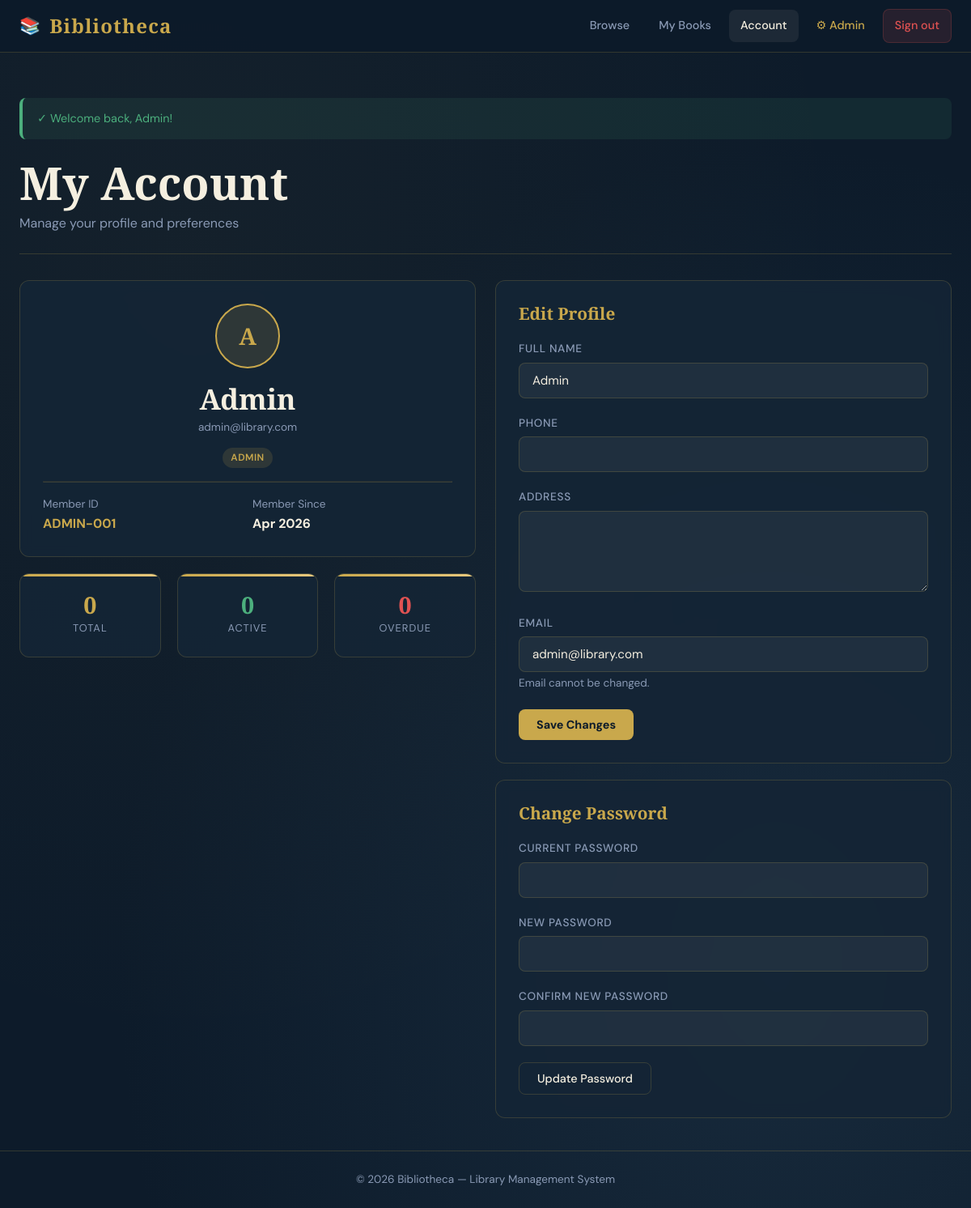
The page /user/account.php (signed in) on the database as committed earlier.
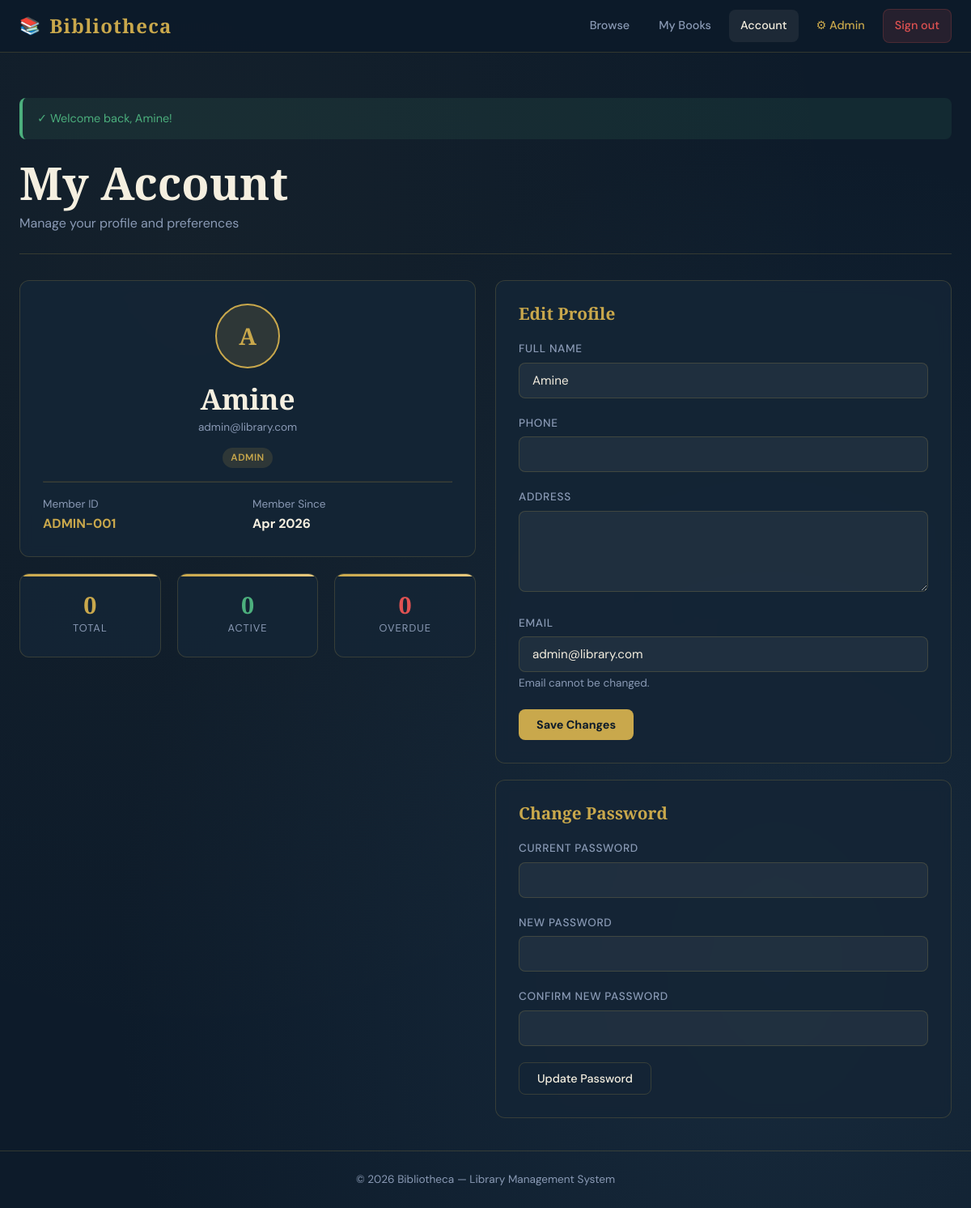
The same page on the database as committed later.
### tables this page shows
CREATE TABLE IF NOT EXISTS users (
    id INT AUTO_INCREMENT PRIMARY KEY,
    full_name VARCHAR(100) NOT NULL,
    email VARCHAR(150) NOT NULL UNIQUE,
    password VARCHAR(255) NOT NULL,
    phone VARCHAR(20),
    address TEXT,
    role ENUM('user', 'admin') DEFAULT 'user',
    status ENUM('active', 'suspended') DEFAULT 'active',
    member_id VARCHAR(20) UNIQUE,
    created_at TIMESTAMP DEFAULT CURRENT_TIMESTAMP,
    updated_at TIMESTAMP DEFAULT CURRENT_TIMESTAMP ON UPDATE CURRENT_TIMESTAMP
);

### config/db.php (called while the page is built, shortened)
<?php
function getFlash(): ?array {
    $flash = $_SESSION['flash'];
    return $flash;
}
function isLoggedIn(): bool {
    return isset($_SESSION['user_id']);
}
function isAdmin(): bool {
    return isset($_SESSION['role']) && $_SESSION['role'] === 'admin';
}

### user/account.php (the view, shortened to what this page needs)
<?php
require_once __DIR__ . '/../config/db.php';
$db   = getDB();
$stmt = $db->prepare("SELECT * FROM users WHERE id = ?");
$stmt->execute([$_SESSION['user_id']]);
$user = $stmt->fetch();
$totalRes   = $db->prepare("SELECT COUNT(*) FROM reservations WHERE user_id=?");
$totalRes->execute([$_SESSION['user_id']]);
$totalRes   = $totalRes->fetchColumn();
$activeRes  = $db->prepare("SELECT COUNT(*) FROM reservations WHERE user_id=? AND status IN ('active','pending')");
$activeRes->execute([$_SESSION['user_id']]);
$activeRes  = $activeRes->fetchColumn();
$overdueRes = $db->prepare("SELECT COUNT(*) FROM reservations WHERE user_id=? AND status='overdue'");
$overdueRes->execute([$_SESSION['user_id']]);
$overdueRes = $overdueRes->fetchColumn();
include __DIR__ . '/../includes/header.php';
?>
<div class="page-header">
    <div>
        <h1>My Account</h1>
        <p class="page-subtitle">Manage your profile and preferences</p>
    </div>
</div>
<div class="grid-2" style="align-items:start;gap:24px;">
    <div>
        <div class="card text-center" style="margin-bottom:20px;">
            <div class="avatar avatar-lg" style="margin:0 auto 16px;">
                <?= strtoupper(mb_substr($user['full_name'], 0, 1)) ?>
            </div>
            <h2 style="margin-bottom:4px;"><?= htmlspecialchars($user['full_name']) ?></h2>
            <p class="fs-sm"><?= htmlspecialchars($user['email']) ?></p>
            <div style="margin-top:12px;">
                <span class="badge badge-<?= $user['role'] === 'admin' ? 'admin' : 'active' ?>">
                    <?= ucfirst($user['role']) ?>
                </span>
            </div>
            <hr style="border-color:var(--border);margin:16px 0;">
            <div style="display:grid;grid-template-columns:1fr 1fr;gap:12px;text-align:left;">
                <div>
                    <div class="text-muted fs-sm">Member ID</div>
                    <div class="fw-bold text-gold"><?= htmlspecialchars($user['member_id']) ?></div>
                </div>
                <div>
                    <div class="text-muted fs-sm">Member Since</div>
                    <div class="fw-bold"><?= date('M Y', strtotime($user['created_at'])) ?></div>
                </div>
            </div>
        </div>
        <div class="stats-grid" style="grid-template-columns:1fr 1fr 1fr;margin-bottom:0;">
            <div class="stat-card card-sm">
                <div class="stat-number" style="font-size:1.8rem;"><?= $totalRes ?></div>
                <div class="stat-label">Total</div>
            </div>
            <div class="stat-card card-sm">
                <div class="stat-number" style="font-size:1.8rem;color:var(--success);"><?= $activeRes ?></div>
                <div class="stat-label">Active</div>
            </div>
            <div class="stat-card card-sm">
                <div class="stat-number" style="font-size:1.8rem;color:var(--danger);"><?= $overdueRes ?></div>
                <div class="stat-label">Overdue</div>
            </div>
        </div>
    </div>
    <div>
        <div class="card" style="margin-bottom:20px;">
            <h3 class="text-gold" style="margin-bottom:20px;">Edit Profile</h3>
            <form method="POST">
                <div class="form-group">
                    <label class="form-label">Full Name</label>
                    <input type="text" name="full_name" class="form-control"
                           value="<?= htmlspecialchars($user['full_name']) ?>" required>
                </div>
                <div class="form-group">
                    <label class="form-label">Phone</label>
                    <input type="tel" name="phone" class="form-control"
                           value="<?= htmlspecialchars($user['phone'] ?? '') ?>">
                </div>
                <div class="form-group">
                    <label class="form-label">Address</label>
                    <textarea name="address" class="form-control" rows="2"><?= htmlspecialchars($user['address'] ?? '') ?></textarea>
                </div>
                <div class="form-group">
                    <label class="form-label">Email</label>
                    <input type="email" class="form-control" value="<?= htmlspecialchars($user['email']) ?>" disabled>
                    <span class="fs-sm text-muted">Email cannot be changed.</span>
                </div>
                <button type="submit" name="update_profile" class="btn btn-primary">Save Changes</button>
            </form>
        </div>
        <div class="card">
            <h3 class="text-gold" style="margin-bottom:20px;">Change Password</h3>
            <form method="POST">
                <div class="form-group">
                    <label class="form-label">Current Password</label>
                    <input type="password" name="current_password" class="form-control" required>
                </div>
                <div class="form-group">
                    <label class="form-label">New Password</label>
                    <input type="password" name="new_password" class="form-control" required>
                </div>
                <div class="form-group">
                    <label class="form-label">Confirm New Password</label>
                    <input type="password" name="confirm_password" class="form-control" required>
                </div>
                <button type="submit" name="change_password" class="btn btn-outline">Update Password</button>
            </form>
        </div>
    </div>
</div>
<?php include __DIR__ . '/../includes/footer.php'; ?>

### includes/header.php (shortened to what this page needs)
<?php
require_once $_SERVER['DOCUMENT_ROOT'] . '/library/config/db.php';
$siteName = SITE_NAME;
$flash = getFlash();
?>
<!DOCTYPE html>
<html lang="en">
<head>
    <link rel="stylesheet" href="<?= SITE_URL ?>/assets/css/style.css">
</head>
<body>
<div class="page-wrapper">
<nav class="navbar">
    <div class="navbar-inner">
        <a href="<?= SITE_URL ?>" class="navbar-brand">
            <span class="brand-icon">📚</span> <?= $siteName ?>
        </a>
        <div class="nav-links">
            <?php if (isLoggedIn()): ?>
                <a href="<?= SITE_URL ?>/user/dashboard.php" class="nav-link">Browse</a>
                <a href="<?= SITE_URL ?>/user/my-reservations.php" class="nav-link">My Books</a>
                <a href="<?= SITE_URL ?>/user/account.php" class="nav-link">Account</a>
                <?php if (isAdmin()): ?>
                    <a href="<?= SITE_URL ?>/admin/dashboard.php" class="nav-link nav-admin">⚙ Admin</a>
                <?php endif; ?>
                <a href="<?= SITE_URL ?>/auth/logout.php" class="nav-logout">Sign out</a>
            <?php else: ?>
                <a href="<?= SITE_URL ?>/auth/login.php" class="nav-link">Sign in</a>
                <a href="<?= SITE_URL ?>/auth/register.php" class="btn btn-primary btn-sm">Register</a>
            <?php endif; ?>
        </div>
    </div>
</nav>
<main>
<div class="container">
<?php if ($flash): ?>
<div class="alert alert-<?= $flash['type'] ?> fade-in mt-2">
    <?= $flash['type'] === 'success' ? '✓' : ($flash['type'] === 'danger' ? '✕' : 'ℹ') ?>
    <?= htmlspecialchars($flash['message']) ?>
</div>
<?php endif; ?>

### includes/footer.php (shortened to what this page needs)
</div>
</main>
<footer>
    <p>© <?= date('Y') ?> <?= SITE_NAME ?> — Library Management System</p>
</footer>
</div>
</body>
</html>

Rows that differ between the two databases and show on the page:
changed users "ADMIN-001": full_name "Admin" → "Amine"
Other text that changed with them:
$flash['message']: "Welcome back, Admin!" → "Welcome back, Amine!"
